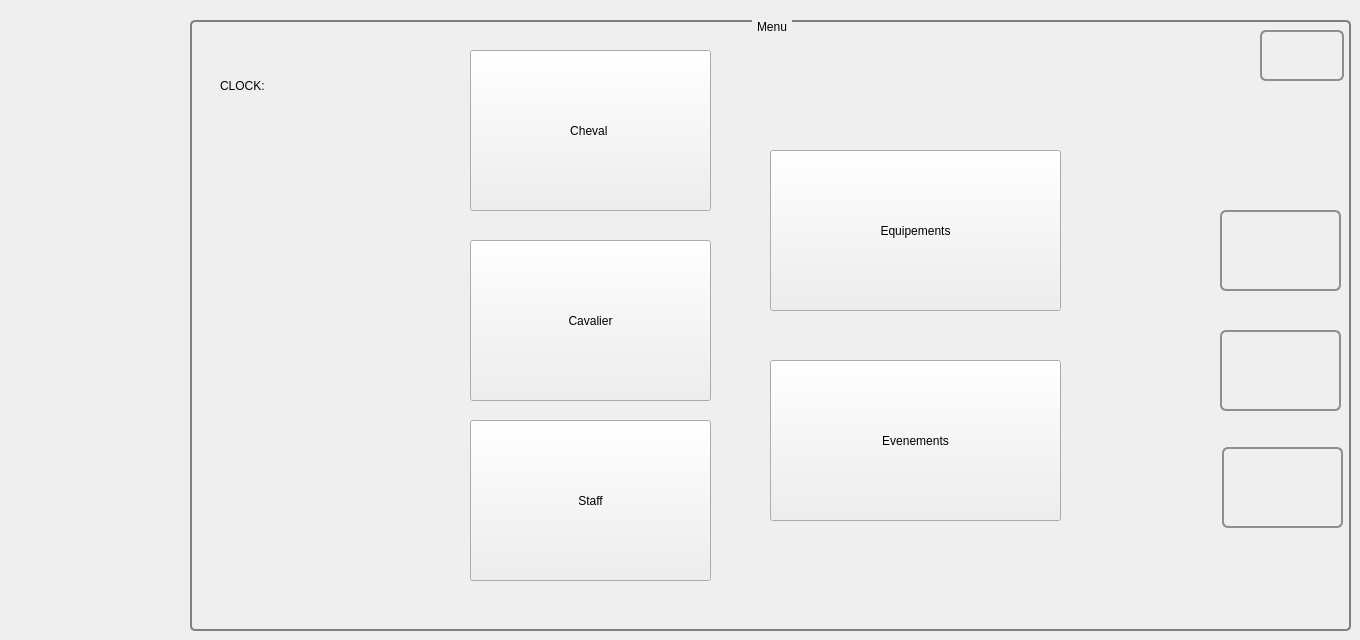
    <widget class="QWidget" name="page_5">
     <widget class="QGroupBox" name="groupBox_22">
      <property name="geometry">
       <rect>
        <x>190</x>
        <y>20</y>
        <width>1161</width>
        <height>611</height>
       </rect>
      </property>
      <property name="styleSheet">
       <string notr="true">QGroupBox {
    background-color: qlineargradient(x1: 0, y1: 0, x2: 0, y2: 1,
                                      stop: 0 #E0E0E0, stop: 1 #FFFFFF);
    border: 2px solid gray;
    border-radius: 5px;
    margin-top: 1ex; /* leave space at the top for the title */
}

QGroupBox::title {
    subcontrol-origin: margin;
    subcontrol-position: top center; /* position at the top center */
    padding: 0 3px;
    background-color: qlineargradient(x1: 0, y1: 0, x2: 0, y2: 1,
                                      stop: 0 #FF0ECE, stop: 1 #FFFFFF);
}</string>
      </property>
      <property name="title">
       <string>Menu</string>
      </property>
      <widget class="QLabel" name="digital_clock_2">
       <property name="geometry">
        <rect>
         <x>30</x>
         <y>30</y>
         <width>141</width>
         <height>71</height>
        </rect>
       </property>
       <property name="styleSheet">
        <string notr="true">font: 25 8pt &quot;Footlight MT Light&quot;;</string>
       </property>
       <property name="text">
        <string>CLOCK: </string>
       </property>
      </widget>
      <widget class="QPushButton" name="evenement_2">
       <property name="geometry">
        <rect>
         <x>580</x>
         <y>340</y>
         <width>291</width>
         <height>161</height>
        </rect>
       </property>
       <property name="styleSheet">
        <string notr="true">QPushButton {
   
	;font: 25 20pt &quot;Footlight MT Light&quot;;
    border: 2px solid #8f8f91;
    border-radius: 6px;
    background-color: qlineargradient(x1: 0, y1: 0, x2: 0, y2: 1,
                                      stop: 0 #f6f7fa, stop: 1 #dadbde);
    min-width: 80px;
}

QPushButton:pressed {
    background-color: qlineargradient(x1: 0, y1: 0, x2: 0, y2: 1,
                                      stop: 0 #dadbde, stop: 1 #f6f7fa);
}

QPushButton:flat {
    border: none; /* no border for a flat push button */
}

QPushButton:default {
    border-color: navy; /* make the default button prominent */
}
	border-width: 1px; border-radius: 4px;
	border-color: rgb(58, 58, 58);
	border-style: inset;
	padding: 0 8px;

font: 25 20pt &quot;Footlight MT Light&quot;;
	selection-color: rgb(60, 63, 65);</string>
       </property>
       <property name="text">
        <string>Evenements</string>
       </property>
       <property name="icon">
        <iconset resource="imagee.qrc">
         <normaloff>:/pics/evenement.jpg</normaloff>:/pics/evenement.jpg</iconset>
       </property>
       <property name="iconSize">
        <size>
         <width>100</width>
         <height>100</height>
        </size>
       </property>
      </widget>
      <widget class="QPushButton" name="cheval_2">
       <property name="geometry">
        <rect>
         <x>280</x>
         <y>30</y>
         <width>241</width>
         <height>161</height>
        </rect>
       </property>
       <property name="styleSheet">
        <string notr="true">QPushButton {
   
	font: 25 20pt &quot;Footlight MT Light&quot;;
    border: 2px solid #8f8f91;
    border-radius: 6px;
    background-color: qlineargradient(x1: 0, y1: 0, x2: 0, y2: 1,
                                      stop: 0 #f6f7fa, stop: 1 #dadbde);
    min-width: 80px;
}

QPushButton:pressed {
    background-color: qlineargradient(x1: 0, y1: 0, x2: 0, y2: 1,
                                      stop: 0 #dadbde, stop: 1 #f6f7fa);
}

QPushButton:flat {
    border: none; /* no border for a flat push button */
}

QPushButton:default {
    border-color: navy; /* make the default button prominent */
}

	border-width: 1px; border-radius: 4px;
	border-color: rgb(58, 58, 58);
	border-style: inset;
	padding: 0 8px;
font: 25 20pt &quot;Footlight MT Light&quot;;

	selection-color: rgb(60, 63, 65);
QPushButton {
   
	;
    border: 2px solid #8f8f91;
    border-radius: 6px;
    background-color: qlineargradient(x1: 0, y1: 0, x2: 0, y2: 1,
                                      stop: 0 #f6f7fa, stop: 1 #dadbde);
    min-width: 80px;
}

QPushButton:pressed {
    background-color: qlineargradient(x1: 0, y1: 0, x2: 0, y2: 1,
                                      stop: 0 #dadbde, stop: 1 #f6f7fa);
}

QPushButton:flat {
    border: none; /* no border for a flat push button */
}

QPushButton:default {
    border-color: navy; /* make the default button prominent */
}
font: 25 20pt &quot;Footlight MT Light&quot;;</string>
       </property>
       <property name="text">
        <string>Cheval </string>
       </property>
       <property name="icon">
        <iconset resource="imagee.qrc">
         <normaloff>:/pics/cheval.jpg</normaloff>:/pics/cheval.jpg</iconset>
       </property>
       <property name="iconSize">
        <size>
         <width>100</width>
         <height>100</height>
        </size>
       </property>
      </widget>
      <widget class="QPushButton" name="staff_2">
       <property name="geometry">
        <rect>
         <x>280</x>
         <y>400</y>
         <width>241</width>
         <height>161</height>
        </rect>
       </property>
       <property name="styleSheet">
        <string notr="true">QPushButton {
   font: 25 20pt &quot;Footlight MT Light&quot;;
	;
    border: 2px solid #8f8f91;
    border-radius: 6px;
    background-color: qlineargradient(x1: 0, y1: 0, x2: 0, y2: 1,
                                      stop: 0 #f6f7fa, stop: 1 #dadbde);
    min-width: 80px;
}

QPushButton:pressed {
    background-color: qlineargradient(x1: 0, y1: 0, x2: 0, y2: 1,
                                      stop: 0 #dadbde, stop: 1 #f6f7fa);
}

QPushButton:flat {
    border: none; /* no border for a flat push button */
}

QPushButton:default {
    border-color: navy; /* make the default button prominent */
}

	border-width: 1px; border-radius: 4px;
	border-color: rgb(58, 58, 58);
	border-style: inset;
	padding: 0 8px;
font: 25 20pt &quot;Footlight MT Light&quot;;

	selection-color: rgb(60, 63, 65);</string>
       </property>
       <property name="text">
        <string>Staff</string>
       </property>
       <property name="icon">
        <iconset resource="imagee.qrc">
         <normaloff>:/pics/staff.png</normaloff>:/pics/staff.png</iconset>
       </property>
       <property name="iconSize">
        <size>
         <width>100</width>
         <height>100</height>
        </size>
       </property>
      </widget>
      <widget class="QPushButton" name="cavalier_2">
       <property name="geometry">
        <rect>
         <x>280</x>
         <y>220</y>
         <width>241</width>
         <height>161</height>
        </rect>
       </property>
       <property name="styleSheet">
        <string notr="true">
QPushButton {
   
	
    border: 2px solid #8f8f91;
    border-radius: 6px;
    background-color: qlineargradient(x1: 0, y1: 0, x2: 0, y2: 1,
                                      stop: 0 #f6f7fa, stop: 1 #dadbde);
    min-width: 80px;
}

QPushButton:pressed {
    background-color: qlineargradient(x1: 0, y1: 0, x2: 0, y2: 1,
                                      stop: 0 #dadbde, stop: 1 #f6f7fa);
}

QPushButton:flat {
    border: none; /* no border for a flat push button */
}

QPushButton:default {
    border-color: navy; /* make the default button prominent */
}
	border-width: 1px; border-radius: 4px;
	border-color: rgb(58, 58, 58);
	border-style: inset;
	padding: 0 8px;
font: 25 20pt &quot;Footlight MT Light&quot;;

	selection-color: rgb(60, 63, 65);</string>
       </property>
       <property name="text">
        <string>Cavalier</string>
       </property>
       <property name="icon">
        <iconset resource="imagee.qrc">
         <normaloff>:/pics/cavalier.jpg</normaloff>:/pics/cavalier.jpg</iconset>
       </property>
       <property name="iconSize">
        <size>
         <width>100</width>
         <height>100</height>
        </size>
       </property>
      </widget>
      <widget class="QPushButton" name="equipement_2">
       <property name="geometry">
        <rect>
         <x>580</x>
         <y>130</y>
         <width>291</width>
         <height>161</height>
        </rect>
       </property>
       <property name="styleSheet">
        <string notr="true">QPushButton {
   
	;font: 25 20pt &quot;Footlight MT Light&quot;;
    border: 2px solid #8f8f91;
    border-radius: 6px;
    background-color: qlineargradient(x1: 0, y1: 0, x2: 0, y2: 1,
                                      stop: 0 #f6f7fa, stop: 1 #dadbde);
    min-width: 80px;
}

QPushButton:pressed {
    background-color: qlineargradient(x1: 0, y1: 0, x2: 0, y2: 1,
                                      stop: 0 #dadbde, stop: 1 #f6f7fa);
}

QPushButton:flat {
    border: none; /* no border for a flat push button */
}

QPushButton:default {
    border-color: navy; /* make the default button prominent */
}
	border-width: 1px; border-radius: 4px;
	border-color: rgb(58, 58, 58);
	border-style: inset;
	padding: 0 8px;

font: 25 20pt &quot;Footlight MT Light&quot;;
	selection-color: rgb(60, 63, 65);</string>
       </property>
       <property name="text">
        <string>Equipements</string>
       </property>
       <property name="icon">
        <iconset resource="imagee.qrc">
         <normaloff>:/pics/equipement.jpg</normaloff>:/pics/equipement.jpg</iconset>
       </property>
       <property name="iconSize">
        <size>
         <width>100</width>
         <height>100</height>
        </size>
       </property>
      </widget>
      <widget class="QPushButton" name="pushButton_VoirBoutique">
       <property name="geometry">
        <rect>
         <x>1030</x>
         <y>310</y>
         <width>121</width>
         <height>81</height>
        </rect>
       </property>
       <property name="styleSheet">
        <string notr="true">
QPushButton {
    image: url(:/Boutique.png);
    border: 2px solid #8f8f91;
    border-radius: 6px;
    background-color: qlineargradient(x1: 0, y1: 0, x2: 0, y2: 1,
                                      stop: 0 #f6f7fa, stop: 1 #dadbde);
    min-width: 80px;
}

QPushButton:pressed {
    background-color: qlineargradient(x1: 0, y1: 0, x2: 0, y2: 1,
                                      stop: 0 #dadbde, stop: 1 #f6f7fa);
}

QPushButton:flat {
    border: none; /* no border for a flat push button */
}

QPushButton:default {
    border-color: navy; /* make the default button prominent */
}
</string>
       </property>
       <property name="text">
        <string/>
       </property>
      </widget>
      <widget class="QPushButton" name="pushButton_VoirBlog">
       <property name="geometry">
        <rect>
         <x>1032</x>
         <y>427</y>
         <width>121</width>
         <height>81</height>
        </rect>
       </property>
       <property name="styleSheet">
        <string notr="true">
QPushButton {
image: url(:/Blog.png);
    border: 2px solid #8f8f91;
    border-radius: 6px;
    background-color: qlineargradient(x1: 0, y1: 0, x2: 0, y2: 1,
                                      stop: 0 #f6f7fa, stop: 1 #dadbde);
    min-width: 80px;
}

QPushButton:pressed {
    background-color: qlineargradient(x1: 0, y1: 0, x2: 0, y2: 1,
                                      stop: 0 #dadbde, stop: 1 #f6f7fa);
}

QPushButton:flat {
    border: none; /* no border for a flat push button */
}

QPushButton:default {
    border-color: navy; /* make the default button prominent */
}
</string>
       </property>
       <property name="text">
        <string/>
       </property>
      </widget>
      <widget class="QPushButton" name="click_here">
       <property name="geometry">
        <rect>
         <x>1030</x>
         <y>190</y>
         <width>121</width>
         <height>81</height>
        </rect>
       </property>
       <property name="styleSheet">
        <string notr="true">
QPushButton {
   
	image: url(:/option.png);
    border: 2px solid #8f8f91;
    border-radius: 6px;
    background-color: qlineargradient(x1: 0, y1: 0, x2: 0, y2: 1,
                                      stop: 0 #f6f7fa, stop: 1 #dadbde);
    min-width: 80px;
}

QPushButton:pressed {
    background-color: qlineargradient(x1: 0, y1: 0, x2: 0, y2: 1,
                                      stop: 0 #dadbde, stop: 1 #f6f7fa);
}

QPushButton:flat {
    border: none; /* no border for a flat push button */
}

QPushButton:default {
    border-color: navy; /* make the default button prominent */
}
</string>
       </property>
       <property name="text">
        <string/>
       </property>
      </widget>
      <widget class="QPushButton" name="pushButton_Reglage_4">
       <property name="geometry">
        <rect>
         <x>1070</x>
         <y>10</y>
         <width>84</width>
         <height>51</height>
        </rect>
       </property>
       <property name="styleSheet">
        <string notr="true">QPushButton {
   
	image: url(:/settings.png);
    border: 2px solid #8f8f91;
    border-radius: 6px;
    background-color: qlineargradient(x1: 0, y1: 0, x2: 0, y2: 1,
                                      stop: 0 #f6f7fa, stop: 1 #dadbde);
    min-width: 80px;
}

QPushButton:pressed {
    background-color: qlineargradient(x1: 0, y1: 0, x2: 0, y2: 1,
                                      stop: 0 #dadbde, stop: 1 #f6f7fa);
}

QPushButton:flat {
    border: none; /* no border for a flat push button */
}

QPushButton:default {
    border-color: navy; /* make the default button prominent */
}
</string>
       </property>
       <property name="text">
        <string/>
       </property>
      </widget>
     </widget>
    </widget>
